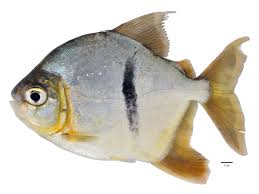
#> input picture uploads/1download.jfif, 259 x 194 px
$ python -i app_streamlit.py   (imports and definitions only)
#> lines starting #> are read from the running program, lines starting #| are printed output that depends on the picture; after the words box and inside, x2 and y2 are one past the last pixel; in counts of white or black regions, pixels touching at a corner belong together
from pathlib import Path
from io import BytesIO

import cv2
import numpy as np
import pandas as pd
import requests
import streamlit as st
from PIL import Image, ImageDraw

API_URL = "http://localhost:8000"
LOG_PATH = Path("data") / "log_predictions.csv"


# [10 lines left out: function _call_predict_image, not called in this run]


def _get_largest_contour_bbox(image_rgb: np.ndarray) -> tuple[int, int, int, int]:
    """
    Recebe uma imagem RGB (numpy) e retorna (x, y, w, h) do maior contorno.
    Se não achar nada, usa o tamanho da imagem inteira.
    """
    gray = cv2.cvtColor(image_rgb, cv2.COLOR_RGB2GRAY)
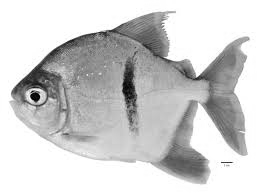
#> gray: shape (194, 259); min 1, max 255, mean 205.7
    blur = cv2.GaussianBlur(gray, (5, 5), 0)
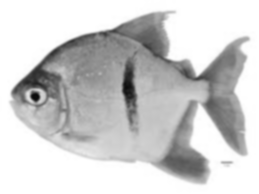
#> blur: shape (194, 259); min 10, max 255, mean 205.7
    edges = cv2.Canny(blur, 50, 150)
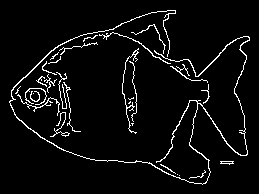
#> edges: shape (194, 259); 4.9% white in thin lines or dots, all inside (x1, y1, x2, y2) = (9, 10, 250, 185)

    contours, _ = cv2.findContours(
        edges, cv2.RETR_EXTERNAL, cv2.CHAIN_APPROX_SIMPLE
    )
#> contours = 30 contours, 24 with area under 20; largest, box (x1, y1, x2, y2) and area: (9, 10, 250, 185) 284, (122, 48, 139, 134) 34, (99, 32, 171, 64) 28, (50, 112, 70, 137) 26, (220, 161, 234, 165) 25, (17, 94, 60, 116) 20

    if not contours:
        h, w = gray.shape
        return 0, 0, w, h

    largest = max(contours, key=cv2.contourArea)
#> largest = contour of 938 points, box (x1, y1, x2, y2) (9, 10, 250, 185), area 284
    x, y, w, h = cv2.boundingRect(largest)
#> x = 9; y = 10; w = 241; h = 175
    return x, y, w, h


# [220 lines left out: function main, not called in this run]


# [2 lines not run here, left out]

>>> import cv2
>>> picture = cv2.cvtColor(cv2.imread('uploads/1download.jfif'), cv2.COLOR_BGR2RGB)
>>> result = _get_largest_contour_bbox(picture)
#> result = (9, 10, 241, 175)
